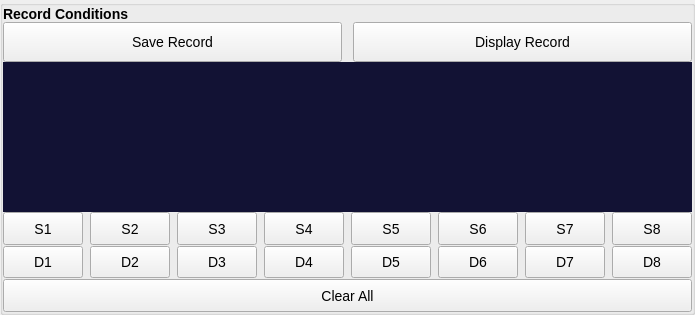
                       <widget class="QGroupBox" name="groupBox_6">
                        <property name="sizePolicy">
                         <sizepolicy hsizetype="Expanding" vsizetype="Expanding">
                          <horstretch>0</horstretch>
                          <verstretch>0</verstretch>
                         </sizepolicy>
                        </property>
                        <property name="maximumSize">
                         <size>
                          <width>16777215</width>
                          <height>16777215</height>
                         </size>
                        </property>
                        <property name="styleSheet">
                         <string notr="true">font-size:14px;
font-weight:100;</string>
                        </property>
                        <property name="title">
                         <string/>
                        </property>
                        <layout class="QVBoxLayout" name="verticalLayout_34">
                         <property name="spacing">
                          <number>0</number>
                         </property>
                         <property name="leftMargin">
                          <number>0</number>
                         </property>
                         <property name="topMargin">
                          <number>0</number>
                         </property>
                         <property name="rightMargin">
                          <number>0</number>
                         </property>
                         <property name="bottomMargin">
                          <number>0</number>
                         </property>
                         <item>
                          <widget class="QLabel" name="title_1">
                           <property name="styleSheet">
                            <string notr="true">    font-weight: bold;</string>
                           </property>
                           <property name="text">
                            <string>Record Conditions</string>
                           </property>
                          </widget>
                         </item>
                         <item>
                          <layout class="QVBoxLayout" name="verticalLayout_37" stretch="1,3,2">
                           <item>
                            <layout class="QHBoxLayout" name="horizontalLayout_71">
                             <property name="spacing">
                              <number>11</number>
                             </property>
                             <item>
                              <widget class="QPushButton" name="pushButton_saverecord">
                               <property name="sizePolicy">
                                <sizepolicy hsizetype="Expanding" vsizetype="Expanding">
                                 <horstretch>0</horstretch>
                                 <verstretch>0</verstretch>
                                </sizepolicy>
                               </property>
                               <property name="minimumSize">
                                <size>
                                 <width>50</width>
                                 <height>0</height>
                                </size>
                               </property>
                               <property name="maximumSize">
                                <size>
                                 <width>16777215</width>
                                 <height>40</height>
                                </size>
                               </property>
                               <property name="text">
                                <string>Save Record</string>
                               </property>
                              </widget>
                             </item>
                             <item>
                              <widget class="QPushButton" name="pushButton_displayrecord">
                               <property name="sizePolicy">
                                <sizepolicy hsizetype="Expanding" vsizetype="Expanding">
                                 <horstretch>0</horstretch>
                                 <verstretch>0</verstretch>
                                </sizepolicy>
                               </property>
                               <property name="minimumSize">
                                <size>
                                 <width>50</width>
                                 <height>0</height>
                                </size>
                               </property>
                               <property name="maximumSize">
                                <size>
                                 <width>16777215</width>
                                 <height>40</height>
                                </size>
                               </property>
                               <property name="text">
                                <string>Display Record</string>
                               </property>
                              </widget>
                             </item>
                            </layout>
                           </item>
                           <item>
                            <widget class="QTextBrowser" name="textBrowser_record">
                             <property name="styleSheet">
                              <string notr="true">border:none;
background: #121234;</string>
                             </property>
                            </widget>
                           </item>
                           <item>
                            <layout class="QVBoxLayout" name="verticalLayout_36">
                             <property name="spacing">
                              <number>1</number>
                             </property>
                             <item>
                              <layout class="QHBoxLayout" name="horizontalLayout_69">
                               <property name="spacing">
                                <number>7</number>
                               </property>
                               <item>
                                <widget class="QPushButton" name="pushButton">
                                 <property name="sizePolicy">
                                  <sizepolicy hsizetype="Expanding" vsizetype="Expanding">
                                   <horstretch>0</horstretch>
                                   <verstretch>0</verstretch>
                                  </sizepolicy>
                                 </property>
                                 <property name="minimumSize">
                                  <size>
                                   <width>20</width>
                                   <height>0</height>
                                  </size>
                                 </property>
                                 <property name="text">
                                  <string>S1</string>
                                 </property>
                                </widget>
                               </item>
                               <item>
                                <widget class="QPushButton" name="pushButton_3">
                                 <property name="sizePolicy">
                                  <sizepolicy hsizetype="Expanding" vsizetype="Expanding">
                                   <horstretch>0</horstretch>
                                   <verstretch>0</verstretch>
                                  </sizepolicy>
                                 </property>
                                 <property name="minimumSize">
                                  <size>
                                   <width>20</width>
                                   <height>0</height>
                                  </size>
                                 </property>
                                 <property name="text">
                                  <string>S2</string>
                                 </property>
                                </widget>
                               </item>
                               <item>
                                <widget class="QPushButton" name="pushButton_2">
                                 <property name="sizePolicy">
                                  <sizepolicy hsizetype="Expanding" vsizetype="Expanding">
                                   <horstretch>0</horstretch>
                                   <verstretch>0</verstretch>
                                  </sizepolicy>
                                 </property>
                                 <property name="minimumSize">
                                  <size>
                                   <width>20</width>
                                   <height>0</height>
                                  </size>
                                 </property>
                                 <property name="text">
                                  <string>S3</string>
                                 </property>
                                </widget>
                               </item>
                               <item>
                                <widget class="QPushButton" name="pushButton_5">
                                 <property name="sizePolicy">
                                  <sizepolicy hsizetype="Expanding" vsizetype="Expanding">
                                   <horstretch>0</horstretch>
                                   <verstretch>0</verstretch>
                                  </sizepolicy>
                                 </property>
                                 <property name="minimumSize">
                                  <size>
                                   <width>20</width>
                                   <height>0</height>
                                  </size>
                                 </property>
                                 <property name="text">
                                  <string>S4</string>
                                 </property>
                                </widget>
                               </item>
                               <item>
                                <widget class="QPushButton" name="pushButton_4">
                                 <property name="sizePolicy">
                                  <sizepolicy hsizetype="Expanding" vsizetype="Expanding">
                                   <horstretch>0</horstretch>
                                   <verstretch>0</verstretch>
                                  </sizepolicy>
                                 </property>
                                 <property name="minimumSize">
                                  <size>
                                   <width>20</width>
                                   <height>0</height>
                                  </size>
                                 </property>
                                 <property name="text">
                                  <string>S5</string>
                                 </property>
                                </widget>
                               </item>
                               <item>
                                <widget class="QPushButton" name="pushButton_11">
                                 <property name="sizePolicy">
                                  <sizepolicy hsizetype="Expanding" vsizetype="Expanding">
                                   <horstretch>0</horstretch>
                                   <verstretch>0</verstretch>
                                  </sizepolicy>
                                 </property>
                                 <property name="minimumSize">
                                  <size>
                                   <width>20</width>
                                   <height>0</height>
                                  </size>
                                 </property>
                                 <property name="text">
                                  <string>S6</string>
                                 </property>
                                </widget>
                               </item>
                               <item>
                                <widget class="QPushButton" name="pushButton_12">
                                 <property name="sizePolicy">
                                  <sizepolicy hsizetype="Expanding" vsizetype="Expanding">
                                   <horstretch>0</horstretch>
                                   <verstretch>0</verstretch>
                                  </sizepolicy>
                                 </property>
                                 <property name="minimumSize">
                                  <size>
                                   <width>20</width>
                                   <height>0</height>
                                  </size>
                                 </property>
                                 <property name="text">
                                  <string>S7</string>
                                 </property>
                                </widget>
                               </item>
                               <item>
                                <widget class="QPushButton" name="pushButton_13">
                                 <property name="sizePolicy">
                                  <sizepolicy hsizetype="Expanding" vsizetype="Expanding">
                                   <horstretch>0</horstretch>
                                   <verstretch>0</verstretch>
                                  </sizepolicy>
                                 </property>
                                 <property name="minimumSize">
                                  <size>
                                   <width>20</width>
                                   <height>0</height>
                                  </size>
                                 </property>
                                 <property name="text">
                                  <string>S8</string>
                                 </property>
                                </widget>
                               </item>
                              </layout>
                             </item>
                             <item>
                              <layout class="QHBoxLayout" name="horizontalLayout_70">
                               <property name="spacing">
                                <number>7</number>
                               </property>
                               <item>
                                <widget class="QPushButton" name="pushButton_14">
                                 <property name="sizePolicy">
                                  <sizepolicy hsizetype="Expanding" vsizetype="Expanding">
                                   <horstretch>0</horstretch>
                                   <verstretch>0</verstretch>
                                  </sizepolicy>
                                 </property>
                                 <property name="minimumSize">
                                  <size>
                                   <width>20</width>
                                   <height>0</height>
                                  </size>
                                 </property>
                                 <property name="text">
                                  <string>D1</string>
                                 </property>
                                </widget>
                               </item>
                               <item>
                                <widget class="QPushButton" name="pushButton_9">
                                 <property name="sizePolicy">
                                  <sizepolicy hsizetype="Expanding" vsizetype="Expanding">
                                   <horstretch>0</horstretch>
                                   <verstretch>0</verstretch>
                                  </sizepolicy>
                                 </property>
                                 <property name="minimumSize">
                                  <size>
                                   <width>20</width>
                                   <height>0</height>
                                  </size>
                                 </property>
                                 <property name="text">
                                  <string>D2</string>
                                 </property>
                                </widget>
                               </item>
                               <item>
                                <widget class="QPushButton" name="pushButton_6">
                                 <property name="sizePolicy">
                                  <sizepolicy hsizetype="Expanding" vsizetype="Expanding">
                                   <horstretch>0</horstretch>
                                   <verstretch>0</verstretch>
                                  </sizepolicy>
                                 </property>
                                 <property name="minimumSize">
                                  <size>
                                   <width>20</width>
                                   <height>0</height>
                                  </size>
                                 </property>
                                 <property name="text">
                                  <string>D3</string>
                                 </property>
                                </widget>
                               </item>
                               <item>
                                <widget class="QPushButton" name="pushButton_8">
                                 <property name="sizePolicy">
                                  <sizepolicy hsizetype="Expanding" vsizetype="Expanding">
                                   <horstretch>0</horstretch>
                                   <verstretch>0</verstretch>
                                  </sizepolicy>
                                 </property>
                                 <property name="minimumSize">
                                  <size>
                                   <width>20</width>
                                   <height>0</height>
                                  </size>
                                 </property>
                                 <property name="text">
                                  <string>D4</string>
                                 </property>
                                </widget>
                               </item>
                               <item>
                                <widget class="QPushButton" name="pushButton_7">
                                 <property name="sizePolicy">
                                  <sizepolicy hsizetype="Expanding" vsizetype="Expanding">
                                   <horstretch>0</horstretch>
                                   <verstretch>0</verstretch>
                                  </sizepolicy>
                                 </property>
                                 <property name="minimumSize">
                                  <size>
                                   <width>20</width>
                                   <height>0</height>
                                  </size>
                                 </property>
                                 <property name="text">
                                  <string>D5</string>
                                 </property>
                                </widget>
                               </item>
                               <item>
                                <widget class="QPushButton" name="pushButton_15">
                                 <property name="sizePolicy">
                                  <sizepolicy hsizetype="Expanding" vsizetype="Expanding">
                                   <horstretch>0</horstretch>
                                   <verstretch>0</verstretch>
                                  </sizepolicy>
                                 </property>
                                 <property name="minimumSize">
                                  <size>
                                   <width>20</width>
                                   <height>0</height>
                                  </size>
                                 </property>
                                 <property name="text">
                                  <string>D6</string>
                                 </property>
                                </widget>
                               </item>
                               <item>
                                <widget class="QPushButton" name="pushButton_16">
                                 <property name="sizePolicy">
                                  <sizepolicy hsizetype="Expanding" vsizetype="Expanding">
                                   <horstretch>0</horstretch>
                                   <verstretch>0</verstretch>
                                  </sizepolicy>
                                 </property>
                                 <property name="minimumSize">
                                  <size>
                                   <width>20</width>
                                   <height>0</height>
                                  </size>
                                 </property>
                                 <property name="text">
                                  <string>D7</string>
                                 </property>
                                </widget>
                               </item>
                               <item>
                                <widget class="QPushButton" name="pushButton_17">
                                 <property name="sizePolicy">
                                  <sizepolicy hsizetype="Expanding" vsizetype="Expanding">
                                   <horstretch>0</horstretch>
                                   <verstretch>0</verstretch>
                                  </sizepolicy>
                                 </property>
                                 <property name="minimumSize">
                                  <size>
                                   <width>20</width>
                                   <height>0</height>
                                  </size>
                                 </property>
                                 <property name="text">
                                  <string>D8</string>
                                 </property>
                                </widget>
                               </item>
                              </layout>
                             </item>
                             <item>
                              <widget class="QPushButton" name="pushButton_18">
                               <property name="sizePolicy">
                                <sizepolicy hsizetype="Minimum" vsizetype="Expanding">
                                 <horstretch>0</horstretch>
                                 <verstretch>0</verstretch>
                                </sizepolicy>
                               </property>
                               <property name="text">
                                <string>Clear All</string>
                               </property>
                              </widget>
                             </item>
                            </layout>
                           </item>
                          </layout>
                         </item>
                        </layout>
                       </widget>
